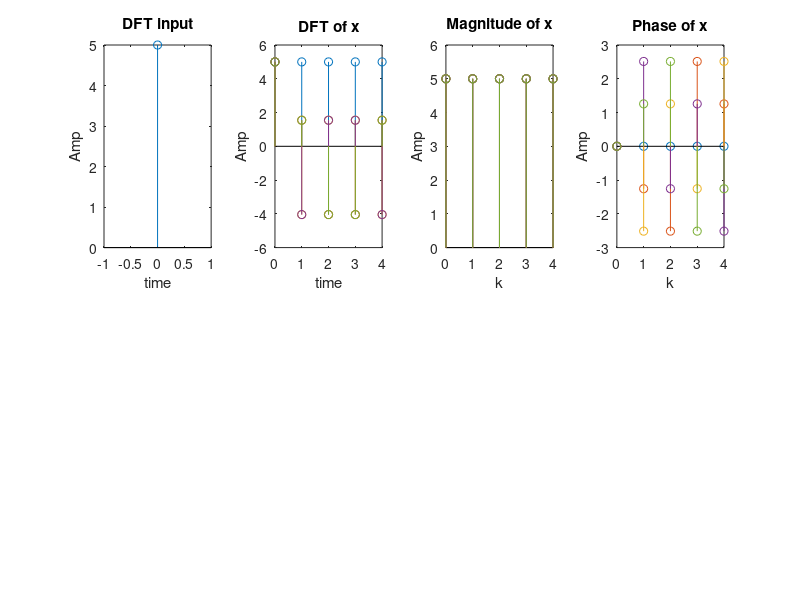

MATLAB code to generate this figure:
% Input and initialization
x = input('enter the sequence');
N = input('enter no. of samples');
lx = length(x); % sort of redundant
n = 0:1:lx-1;

% Plotting the input sequence
subplot(2,4,1);
stem(n,x);
xlabel('time'); ylabel('Amp'); title('DFT input');

% DFT computation
n = 0:1:N-1;
k = n;
W = exp(-j*2*pi/N*(n'*k));
X = W*x';

% Plotting DFT results
subplot(2,4,2);
stem(n,X);
xlabel('time'); ylabel('Amp'); title('DFT of x');

subplot(2,4,3);
stem(n,abs(X));
xlabel('k'); ylabel('Amp'); title('Magnitude of x');

subplot(2,4,4);
stem(n,angle(X));
xlabel('k'); ylabel('Amp'); title('Phase of x');